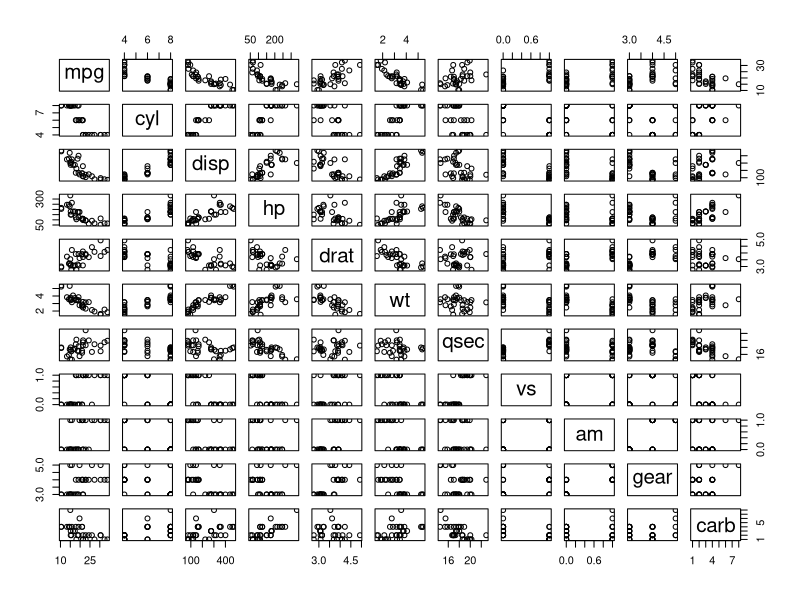
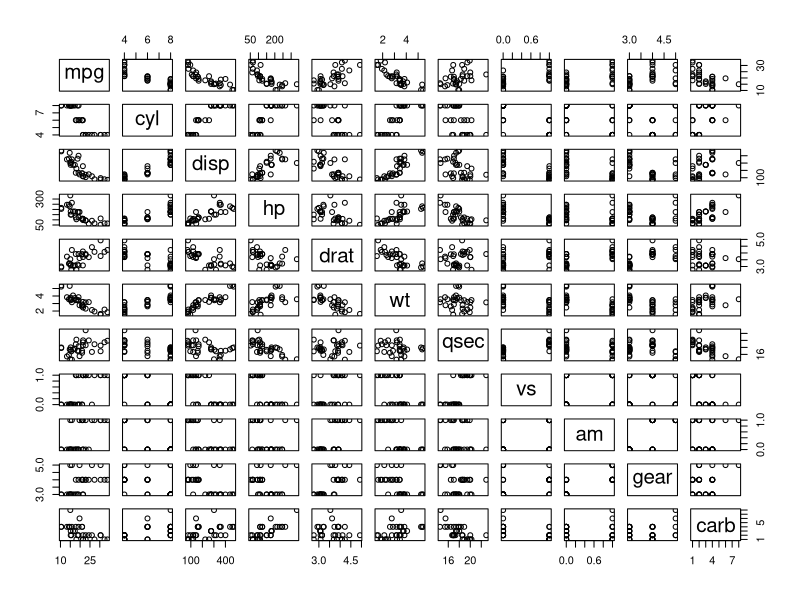
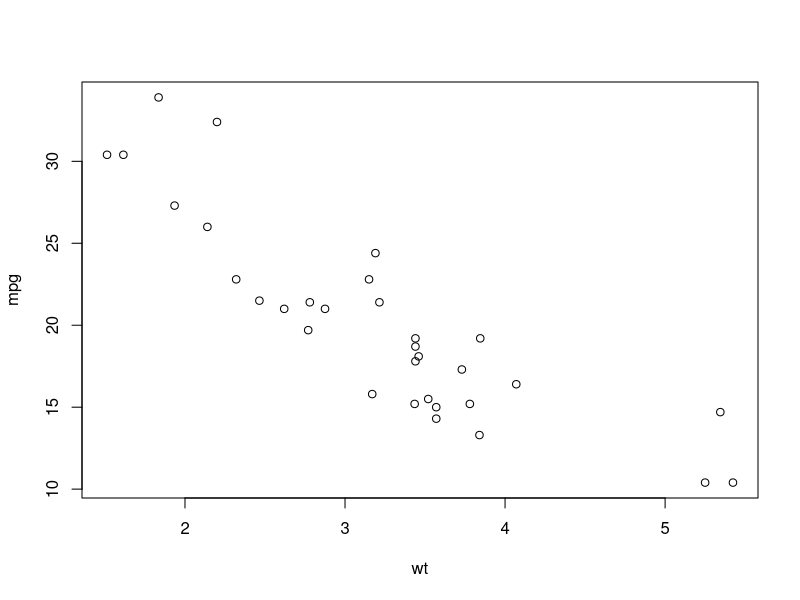

Write R code to recreate these figures, in order.
## ---- chunk 1
data(mtcars)
mtcars
## ---- chunk 2
plot(mtcars)
## ---- chunk 3
plot(mtcars)
plot(mpg ~ wt, mtcars)
## ---- chunk 4
str(mtcars)
